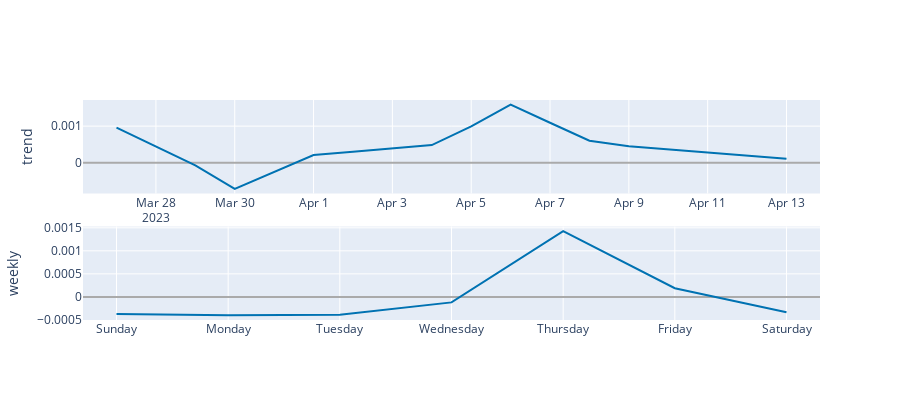

Source (notebook cell):
### Code cell
# forcast 4
plot_components_plotly(m, precipDayforecast)

### Figure 1 — Plotly figure (JSON) as saved in the notebook; plotly's stock layout.template omitted (floating-point values rounded to 4 significant figures)
{"data": [{"line": {"color": "#0072B2", "width": 2}, "mode": "lines", "name": "trend", "type": "scatter", "x": ["2023-03-27T00:00:00", "2023-03-28T00:00:00", "2023-03-29T00:00:00", "2023-03-30T00:00:00", "2023-03-31T00:00:00", "2023-04-01T00:00:00", "2023-04-02T00:00:00", "2023-04-03T00:00:00", "2023-04-04T00:00:00", "2023-04-05T00:00:00", "2023-04-06T00:00:00", "2023-04-07T00:00:00", "2023-04-08T00:00:00", "2023-04-09T00:00:00", "2023-04-10T00:00:00", "2023-04-11T00:00:00", "2023-04-12T00:00:00", "2023-04-13T00:00:00"], "xaxis": "x", "y": [0.0009574, 0.0004411, -7.514e-05, -0.0007151, -0.000253, 0.000209, 0.0002998, 0.0003907, 0.0004815, 0.0009922, 0.001587, 0.001093, 0.0005993, 0.0004477, 0.0003628, 0.0002778, 0.0001929, 0.000108], "yaxis": "y"}, {"line": {"color": "#0072B2", "width": 2}, "mode": "lines", "name": "weekly", "type": "scatter", "x": ["2017-01-01T00:00:00", "2017-01-02T00:00:00", "2017-01-03T00:00:00", "2017-01-04T00:00:00", "2017-01-05T00:00:00", "2017-01-06T00:00:00", "2017-01-07T00:00:00"], "xaxis": "x2", "y": [-0.0003732, -0.0003998, -0.0003883, -0.0001189, 0.001427, 0.0001878, -0.0003342], "yaxis": "y2"}], "layout": {"height": 400, "showlegend": false, "width": 900, "xaxis": {"anchor": "y", "domain": [0, 1], "range": ["2023-03-26T03:36:00", "2023-04-13T20:24:00"], "type": "date"}, "xaxis2": {"anchor": "y2", "domain": [0, 1], "range": ["2016-12-31T16:48:00", "2017-01-07T07:12:00"], "tickformat": "%A", "type": "date"}, "yaxis": {"anchor": "x", "domain": [0.575, 1], "rangemode": "normal", "title": {"text": "trend"}, "zerolinecolor": "#AAA"}, "yaxis2": {"anchor": "x2", "domain": [0, 0.425], "title": {"text": "weekly"}, "zerolinecolor": "#AAA"}}}
